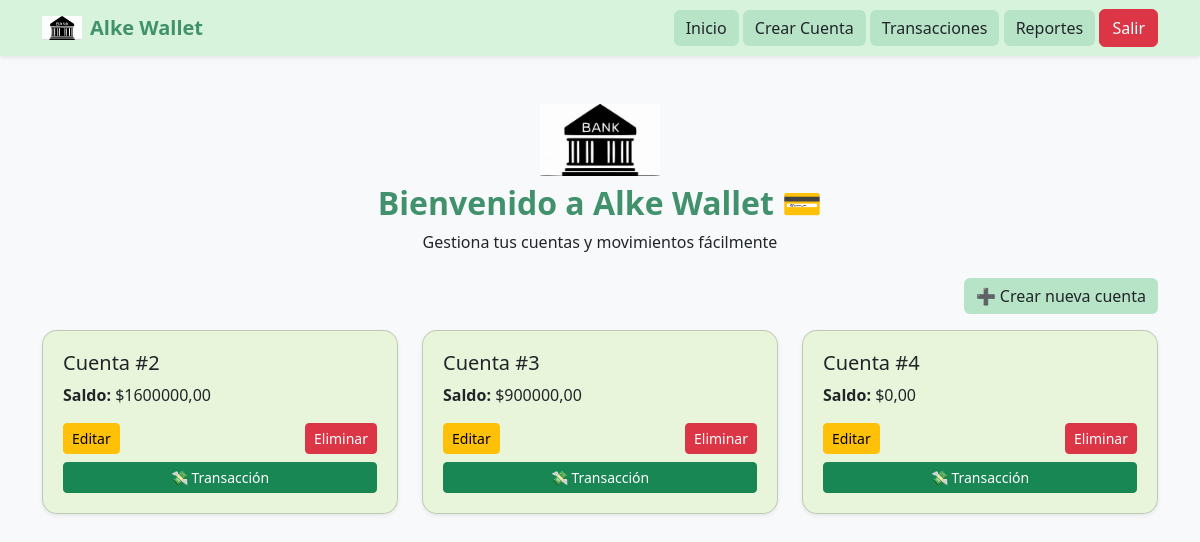
The app's page / (signed in), older data.
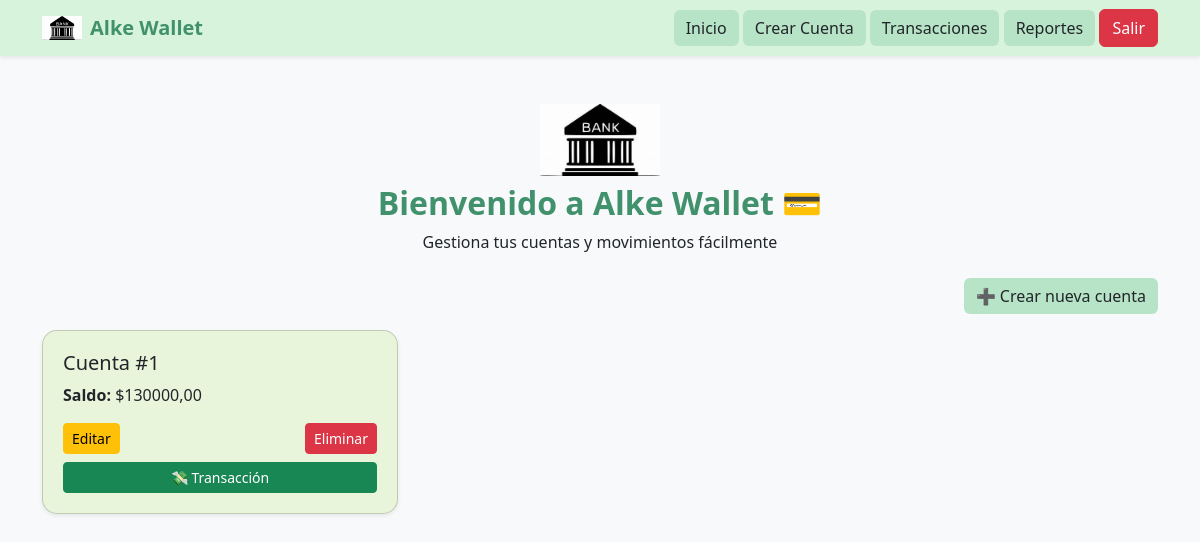
The same page, newer data.
### gestion/models.py (models this page shows, shortened)
class Cuenta(models.Model):
    cliente = models.ForeignKey(Cliente, on_delete=models.CASCADE)
    saldo = models.DecimalField(max_digits=10, decimal_places=2, default=0)
    fecha_creacion = models.DateTimeField(auto_now_add=True)

### gestion/views.py (the view)
# urls.py: path('', views.lista_cuentas, name='lista_cuentas'),
@login_required
def lista_cuentas(request):
    cuentas = Cuenta.objects.filter(cliente__usuario=request.user)
    return render(request, 'cuentas/lista.html', {'cuentas': cuentas})

### gestion/templates/cuentas/lista.html
<!DOCTYPE html>
{% extends 'base.html' %}
{% load static %}
{% block content %}
<div class="text-center mb-4">
    <img src="{% static 'img/logo.jpeg' %}" width="120">
    <h2 class="titulo mt-2">Bienvenido a Alke Wallet 💳</h2>
    <p>Gestiona tus cuentas y movimientos fácilmente</p>
</div>
<div class="text-end mb-3">
    <a href="/crear/" class="btn btn-custom">➕ Crear nueva cuenta</a>
</div>
<div class="row">
    {% for cuenta in cuentas %}
    <div class="col-md-4 mb-4">
        <div class="card card-custom shadow-sm">
            <h5>Cuenta #{{ cuenta.id }}</h5>
            <p><strong>Saldo:</strong> ${{ cuenta.saldo }}</p>
            <div class="d-flex justify-content-between">
                <a href="/editar/{{ cuenta.id }}/" class="btn btn-sm btn-warning">Editar</a>
                <a href="/eliminar/{{ cuenta.id }}/" class="btn btn-sm btn-danger">Eliminar</a>
            </div>
            <div class="mt-2">
                <a href="/transaccion/" class="btn btn-sm btn-success w-100">
                    💸 Transacción
                </a>
            </div>
        </div>
    </div>
    {% empty %}
        <p>No hay cuentas registradas</p>
    {% endfor %}
</div>
{% endblock %}

### gestion/templates/base.html (shortened to what this page needs)
<!DOCTYPE html>
{% load static %}
<!DOCTYPE html>
<html lang="es">
<head>
    <link href="https://cdn.jsdelivr.net/npm/bootstrap@5.3.0/dist/css/bootstrap.min.css" rel="stylesheet">
</head>
<body>
<nav class="navbar navbar-expand-lg shadow-sm">
    <div class="container d-flex justify-content-between align-items-center">
        <div class="d-flex align-items-center">
            <img src="{% static 'img/logo.jpeg' %}" width="40" class="me-2">
            <span class="navbar-brand titulo mb-0">Alke Wallet</span>
        </div>
        <div>
            <a href="/" class="btn btn-custom">Inicio</a>
            <a href="/crear/" class="btn btn-custom">Crear Cuenta</a>
            <a href="/transaccion/" class="btn btn-custom">Transacciones</a>
            <a href="/reporte/" class="btn btn-custom">Reportes</a>
            <form action="{% url 'logout' %}" method="post" style="display:inline;">
    <button type="submit" class="btn btn-danger">Salir</button>
</form>
        </div>
    </div>
</nav>
<div class="container mt-5">
    {% block content %}
    {% endblock %}
</div>
</body>
</html>

### gestion/templates/base.html (style rules this page uses)
body { background-color: #f8f9fa; }
.navbar { background-color: #d8f3dc; }
.titulo { color: #40916c; font-weight: bold; }
.btn-custom { background-color: #b7e4c7; border: none; }
.card-custom { background-color: #e9f5db; border-radius: 15px; padding: 20px; }

Row changes from the older to the newer data that the page shows:
removed Cuenta: id "2", saldo "1600000,00"
removed Cuenta: id "3", saldo "900000,00"
removed Cuenta: id "4", saldo "0,00"
added Cuenta: id "1", saldo "130000,00"
